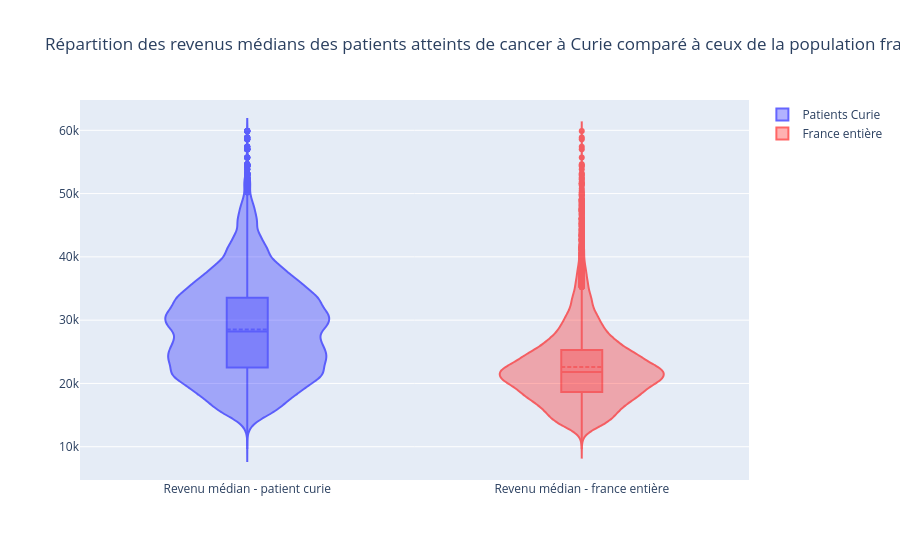

Source (notebook cell):
### Code cell
fig = go.Figure()
 
fig.add_trace(go.Violin(y=df_patients_revenus['DISP_MED20'], box_visible=True,
                               meanline_visible=True, line_color='blue', opacity=0.6,
                               x0='Revenu médian - patient curie', name='Patients Curie'))
fig.add_trace(go.Violin(y=df_revenus['DISP_MED20'], box_visible=True, line_color='red',
                               meanline_visible=True, opacity=0.6,
                               x0='Revenu médian - france entière', name='France entière'))


fig.update_layout(title="Répartition des revenus médians des patients atteints de cancer à Curie comparé à ceux de la population française",yaxis_zeroline=False)
fig.show()

### Figure 1 — Plotly figure (JSON) as saved in the notebook; plotly's stock layout.template omitted (floating-point values rounded to 4 significant figures; data arrays with more than 128 entries replaced by an {"elided": "..."} marker saying what was removed)
{"data": [{"box": {"visible": true}, "line": {"color": "blue"}, "meanline": {"visible": true}, "name": "Patients Curie", "opacity": 0.6, "type": "violin", "x0": "Revenu médian - patient curie", "y": {"elided": "45429 int values"}}, {"box": {"visible": true}, "line": {"color": "red"}, "meanline": {"visible": true}, "name": "France entière", "opacity": 0.6, "type": "violin", "x0": "Revenu médian - france entière", "y": {"elided": "16025 int values"}}], "layout": {"title": {"text": "Répartition des revenus médians des patients atteints de cancer à Curie comparé à ceux de la population française"}, "yaxis": {"zeroline": false}}}
